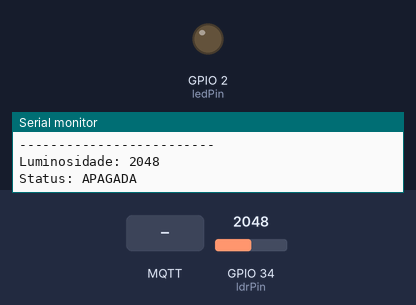
Simulated run of this sketch. Board: ESP32. Shown: output pins drawn as LEDs (lit = HIGH), the last lines printed to the serial monitor. The inputs (shaded band) are chosen by the test bench; at power-on: GPIO 34 (ldrPin) = 2048. WiFi joins after 1.5 s; servers stay silent unless stated; random numbers use the default seed unless the sketch sets one; no MQTT or app messages arrive unless stated.

Above: at 2.7 s.
2.8 s: GPIO 34 (ldrPin) set to 1927
At 4.6 s:
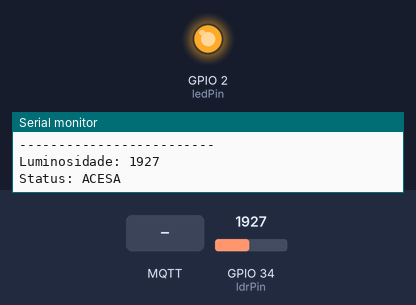
7.0 s: MQTT message "OFF" arrives on the first subscribed topic
At 8.2 s:
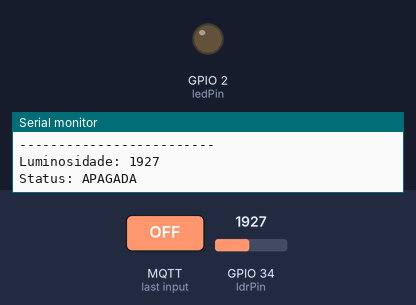
9.0 s: MQTT message "AUTO" arrives on the first subscribed topic
At 10.0 s:
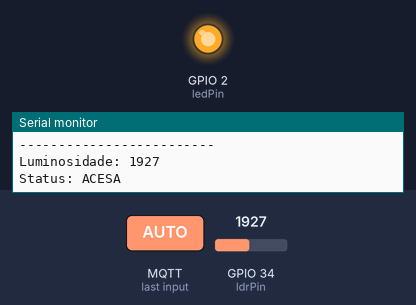
11.0 s: GPIO 34 (ldrPin) set to 2040
At 12.7 s:
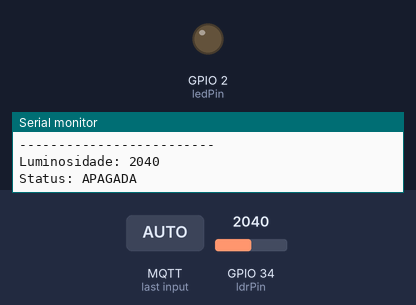
13.0 s: GPIO 34 (ldrPin) set to 1960
At 14.4 s:
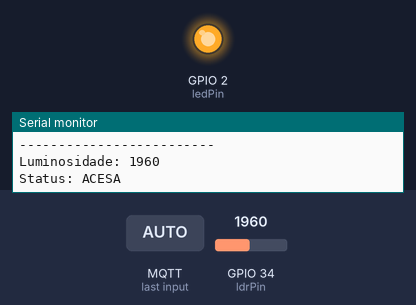
Timing chart, 0 to 16.0 s (numbered marks = the images above; inputs shaded):
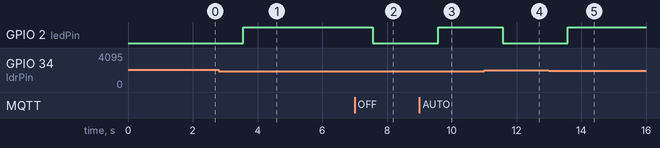

The sketch:

codigo_esp32.ino
```cpp
#include <WiFi.h>
#include <PubSubClient.h>

// WiFi
const char* ssid = "Wokwi-GUEST";
const char* password = "";

// MQTT
const char* mqtt_server = "test.mosquitto.org";

WiFiClient espClient;
PubSubClient client(espClient);

// Pinos
const int ldrPin = 34;
const int ledPin = 2;

// Variáveis de controle
bool modoAutomatico = true;
bool estadoLampada = false;

// =========================
// RECEBE COMANDOS MQTT
// =========================
void callback(char* topic, byte* payload, unsigned int length) {

  String mensagem = "";

  for (int i = 0; i < length; i++) {
    mensagem += (char)payload[i];
  }

  Serial.println("================================");
  Serial.print("Comando recebido: ");
  Serial.println(mensagem);

  if (mensagem == "ON") {

    modoAutomatico = false;
    estadoLampada = true;

    Serial.println("Modo MANUAL");
    Serial.println("Lampada LIGADA");

  }
  else if (mensagem == "OFF") {

    modoAutomatico = false;
    estadoLampada = false;

    Serial.println("Modo MANUAL");
    Serial.println("Lampada DESLIGADA");

  }
  else if (mensagem == "AUTO") {

    modoAutomatico = true;

    Serial.println("Modo AUTOMATICO");
  }

  Serial.println("================================");
}

// =========================
// WIFI
// =========================
void setup_wifi() {

  Serial.println("Conectando ao WiFi...");

  WiFi.begin(ssid, password);

  while (WiFi.status() != WL_CONNECTED) {
    delay(500);
    Serial.print(".");
  }

  Serial.println();
  Serial.println("WiFi conectado!");
}

// =========================
// MQTT
// =========================
void reconnect() {

  while (!client.connected()) {

    Serial.println("Conectando ao MQTT...");

    String clientId = "SMARTLIGHT_";
    clientId += String(random(10000));

    if (client.connect(clientId.c_str())) {

      Serial.println("MQTT conectado!");

      client.subscribe("smartlight/comando");

      Serial.println("Inscrito em smartlight/comando");

    } else {

      Serial.print("Erro MQTT: ");
      Serial.println(client.state());

      delay(2000);
    }
  }
}

// =========================
// SETUP
// =========================
void setup() {

  Serial.begin(115200);

  pinMode(ledPin, OUTPUT);

  setup_wifi();

  client.setServer(mqtt_server, 1883);
  client.setCallback(callback);
}

// =========================
// LOOP
// =========================
void loop() {

  if (!client.connected()) {
    reconnect();
  }

  client.loop();

  int luminosidade = analogRead(ldrPin);

  // Modo automático
  if (modoAutomatico) {

    if (luminosidade < 2000) {
      estadoLampada = true;
    } else {
      estadoLampada = false;
    }
  }

  // Controle do LED
  if (estadoLampada) {

    digitalWrite(ledPin, HIGH);

    client.publish("smartlight/status", "ACESA");

  } else {

    digitalWrite(ledPin, LOW);

    client.publish("smartlight/status", "APAGADA");
  }

  // Publica luminosidade
  char msg[10];
  sprintf(msg, "%d", luminosidade);

  client.publish("smartlight/luminosidade", msg);

  // Publica modo
  if (modoAutomatico) {
    client.publish("smartlight/modo", "AUTO");
  } else {
    client.publish("smartlight/modo", "MANUAL");
  }

  Serial.println("-------------------------");
  Serial.print("Luminosidade: ");
  Serial.println(luminosidade);

  if (estadoLampada) {
    Serial.println("Status: ACESA");
  } else {
    Serial.println("Status: APAGADA");
  }

  delay(2000);
}
```

Measured:
- the behaviour switches between 2000 and 1999 on GPIO 34 (ldrPin) (found by bisection; images 0 and 1)
- after the input at 2.8 s, GPIO 2 (ledPin): LOW → HIGH after 0.76 s
- after the input at 7.0 s, GPIO 2 (ledPin): HIGH → LOW after 0.57 s
- after the input at 9.0 s, GPIO 2 (ledPin): LOW → HIGH after 0.58 s
- after the input at 11.0 s, GPIO 2 (ledPin): HIGH → LOW after 0.58 s
- after the input at 13.0 s, GPIO 2 (ledPin): LOW → HIGH after 0.58 s
